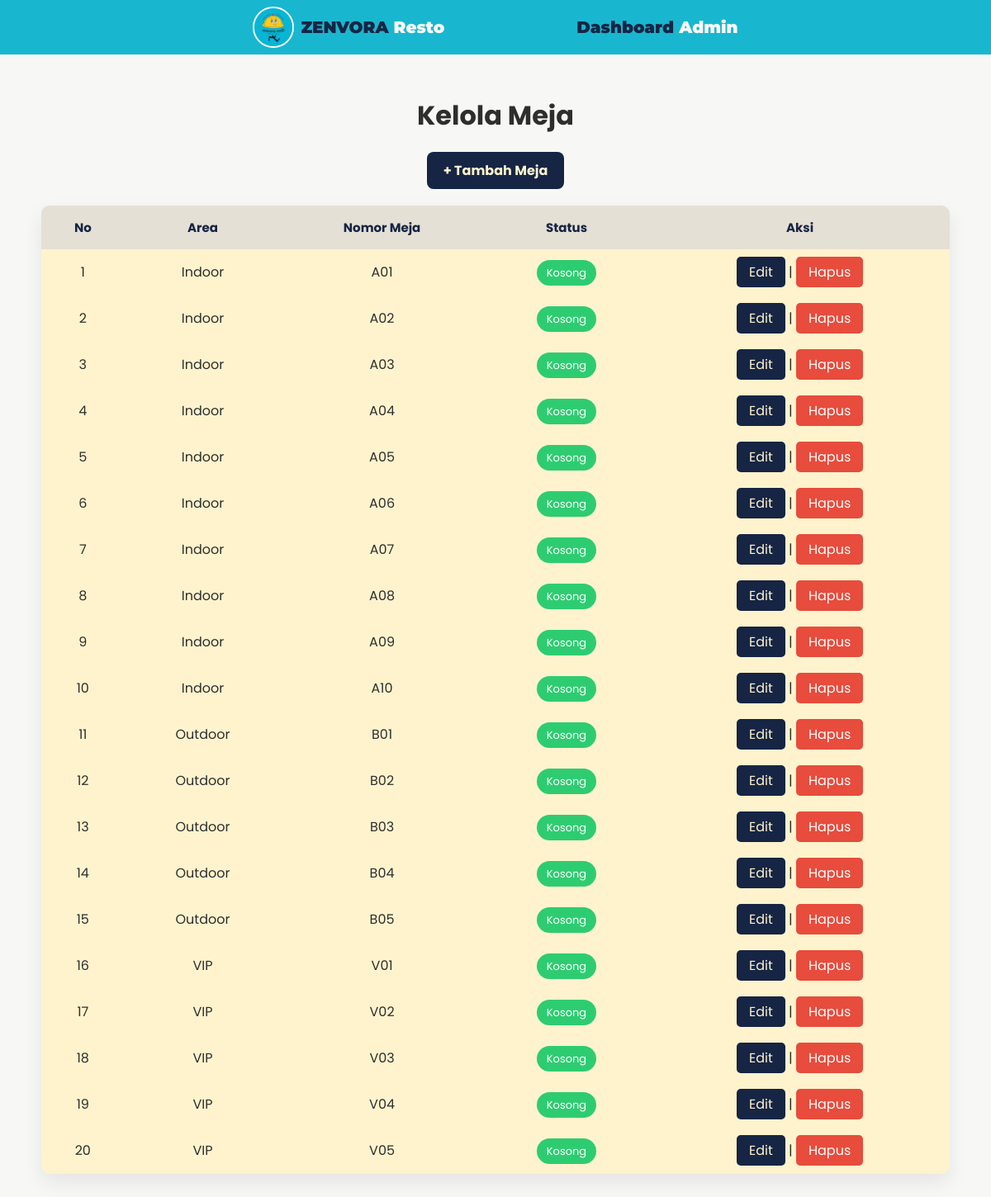
/admin/meja.php (signed in), run on the app's committed database.
### tables this page shows
CREATE TABLE `meja` (
  `id` int(11) NOT NULL,
  `area` enum('Indoor','Outdoor','VIP') NOT NULL,
  `nomor_meja` varchar(10) NOT NULL,
  `status` enum('Kosong','Terisi') DEFAULT 'Kosong'
);

### admin/meja.php (the view, shortened to what this page needs)
<?php
include "../database/koneksi.php";
$query = mysqli_query($conn, "SELECT * FROM meja ORDER BY area, nomor_meja");
include "adminHeader.php";
include "adminNavbar.php";
?>
<section class="admin-meja">
    <h1>Kelola Meja</h1>
    <a href="tambah_meja.php" class="btn-tambah">
        + Tambah Meja
    </a>
    <table class="admin-table">
        <tr>
            <th>No</th>
            <th>Area</th>
            <th>Nomor Meja</th>
            <th>Status</th>
            <th>Aksi</th>
        </tr>
        <?php
        $no=1;
        while($row=mysqli_fetch_assoc($query)){
        ?>
        <tr>
            <td><?= $no++ ?></td>
            <td><?= $row['area'] ?></td>
            <td><?= $row['nomor_meja'] ?></td>
            <td>
                <?php if($row['status']=="Kosong"){ ?>
                <span class="status-kosong">
                Kosong
                </span>
                <?php }else{ ?>
                <span class="status-terisi">
                Terisi
                </span>
                <?php
                }
                ?>
            </td>
            <td>
                <a class="btn-edit" href="edit_meja.php?id=<?= $row['id'] ?>">Edit</a>
                |
                <a class="btn-hapus" href="hapus_meja.php?id=<?= $row['id'] ?>" onclick="return confirm('Hapus meja ini?')">Hapus</a>
            </td>
        </tr>
        <?php } ?>
    </table>
</section>
</body>
</html>

### assets/css/admin.css (style rules this page uses)
:root { --main-color: #f7F7F5; --secondary-color: #18B7CF; --font-main-color: #2E2E2E; --font-secondary-color:#D4A437; --card-main: #fff3cd; --border-color:#E5E0D5; --Tosku-color: #162544; --font-navbar: #facc15; --alert-main: #F97316; --error-main: #EF4444; }
* { margin: 0; padding: 0; box-sizing: border-box; }
body { background: var(--main-color); color: #000000; font-family: "Poppins", sans-serif; }
.admin-meja { width: 95%; margin: 30px auto; padding: 20px; text-align: center; color: var(--font-main-color); }
.admin-meja h1 { font-size: 32px; margin-bottom: 20px; }
.admin-meja .btn-tambah { display: inline-block; margin-bottom: 20px; padding: 10px 20px; background: var(--Tosku-color); color: var(--card-main); text-decoration: none; border-radius: 8px; font-weight: bold; transition: .3s; }
.admin-meja .admin-table { width: 100%; border-collapse: collapse; background: var(--card-main); border-radius: 10px; overflow: hidden; box-shadow: 0 10px 25px rgba(0,0,0,.08); }
.admin-meja .admin-table th { background: var(--border-color); color: var(--Tosku-color); padding: 15px; font-size: 15px; }
.admin-meja .admin-table td { padding: 15px; text-align: center; border-bottom: 1px solid var(--card-main); }
.admin-meja .admin-table tr:nth-child(even) { background: var(--card-main); }
.admin-meja .admin-table .btn-edit { background: var(--Tosku-color); color: var(--card-main); padding: 7px 15px; border-radius: 5px; text-decoration: none; transition: .3s; }
.admin-meja .admin-table .btn-hapus { background: #e74c3c; color: white; padding: 7px 15px; border-radius: 5px; text-decoration: none; transition: .3s; }
.admin-meja .admin-table .status-kosong { background: #2ecc71; color: white; padding: 6px 12px; border-radius: 20px; font-size: 13px; }

### data on the page
meja: area "Indoor", nomor_meja "A01", status "Kosong"
meja: area "Indoor", nomor_meja "A02", status "Kosong"
meja: area "Indoor", nomor_meja "A03", status "Kosong"
meja: area "Indoor", nomor_meja "A04", status "Kosong"
meja: area "Indoor", nomor_meja "A05", status "Kosong"
meja: area "Indoor", nomor_meja "A06", status "Kosong"
meja: area "Indoor", nomor_meja "A07", status "Kosong"
meja: area "Indoor", nomor_meja "A08", status "Kosong"
meja: area "Indoor", nomor_meja "A09", status "Kosong"
meja: area "Indoor", nomor_meja "A10", status "Kosong"
meja: area "Outdoor", nomor_meja "B01", status "Kosong"
meja: area "Outdoor", nomor_meja "B02", status "Kosong"
meja: area "Outdoor", nomor_meja "B03", status "Kosong"
meja: area "Outdoor", nomor_meja "B04", status "Kosong"
meja: area "Outdoor", nomor_meja "B05", status "Kosong"
meja: area "VIP", nomor_meja "V01", status "Kosong"
meja: area "VIP", nomor_meja "V02", status "Kosong"
meja: area "VIP", nomor_meja "V03", status "Kosong"
meja: area "VIP", nomor_meja "V04", status "Kosong"
meja: area "VIP", nomor_meja "V05", status "Kosong"
